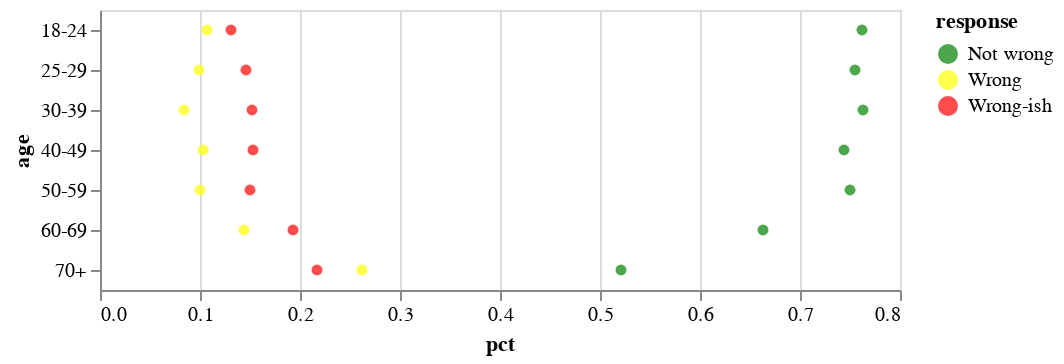

Notebook code cell kept with this figure:
### Code cell
_domain = list(mapping.keys())
_range = list(mapping.values())

alt.Chart(no).encode(
    y='age', 
    x='pct', 
    color=alt.Color('response', scale=alt.Scale(domain=_domain, range=_range))
).mark_circle()

### Figure 1 — Vega-Lite specification as saved in the notebook (floating-point values rounded to 4 significant figures)
{"config": {"view": {"continuousWidth": 400, "continuousHeight": 300}}, "data": {"name": "data-235d74cff4151e7f691ed260b343d78b"}, "mark": "circle", "encoding": {"color": {"type": "nominal", "field": "response", "scale": {"domain": ["Not wrong", "Wrong", "Wrong-ish"], "range": ["green", "yellow", "red"]}}, "x": {"type": "quantitative", "field": "pct"}, "y": {"type": "nominal", "field": "age"}}, "$schema": "https://vega.github.io/schema/vega-lite/v4.0.2.json", "datasets": {"data-235d74cff4151e7f691ed260b343d78b": [{"age": "18-24", "religion": "No religion", "response": "Not wrong", "n": 1147, "pct": 0.762}, {"age": "18-24", "religion": "No religion", "response": "Wrong", "n": 161, "pct": 0.107}, {"age": "18-24", "religion": "No religion", "response": "Wrong-ish", "n": 197, "pct": 0.131}, {"age": "25-29", "religion": "No religion", "response": "Not wrong", "n": 887, "pct": 0.755}, {"age": "25-29", "religion": "No religion", "response": "Wrong", "n": 116, "pct": 0.099}, {"age": "25-29", "religion": "No religion", "response": "Wrong-ish", "n": 172, "pct": 0.146}, {"age": "30-39", "religion": "No religion", "response": "Not wrong", "n": 1853, "pct": 0.763}, {"age": "30-39", "religion": "No religion", "response": "Wrong", "n": 205, "pct": 0.084}, {"age": "30-39", "religion": "No religion", "response": "Wrong-ish", "n": 370, "pct": 0.152}, {"age": "40-49", "religion": "No religion", "response": "Not wrong", "n": 1818, "pct": 0.744}, {"age": "40-49", "religion": "No religion", "response": "Wrong", "n": 251, "pct": 0.103}, {"age": "40-49", "religion": "No religion", "response": "Wrong-ish", "n": 375, "pct": 0.153}, {"age": "50-59", "religion": "No religion", "response": "Not wrong", "n": 1591, "pct": 0.75}, {"age": "50-59", "religion": "No religion", "response": "Wrong", "n": 211, "pct": 0.1}, {"age": "50-59", "religion": "No religion", "response": "Wrong-ish", "n": 318, "pct": 0.15}, {"age": "60-69", "religion": "No religion", "response": "Not wrong", "n": 970, "pct": 0.663}, {"age": "60-69", "religion": "No religion", "response": "Wrong", "n": 211, "pct": 0.144}, {"age": "60-69", "religion": "No religion", "response": "Wrong-ish", "n": 282, "pct": 0.193}, {"age": "70+", "religion": "No religion", "response": "Not wrong", "n": 469, "pct": 0.521}, {"age": "70+", "religion": "No religion", "response": "Wrong", "n": 236, "pct": 0.262}, {"age": "70+", "religion": "No religion", "response": "Wrong-ish", "n": 195, "pct": 0.217}]}}
